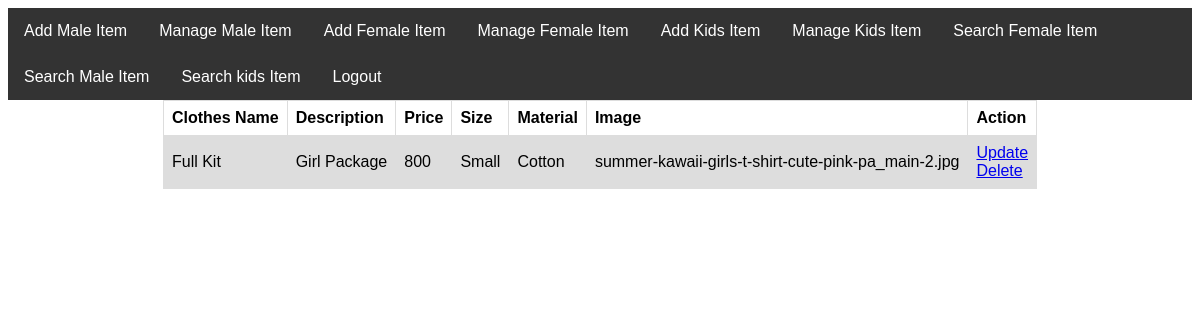
The app's page /new_Admin/Admin-Manage-Kids-cloths.php with its own data.
### tables this page shows
CREATE TABLE `kclothes` (
  `id` int(11) NOT NULL,
  `name` varchar(100) NOT NULL,
  `discription` varchar(255) NOT NULL,
  `price` varchar(100) NOT NULL,
  `size` varchar(100) NOT NULL,
  `metirial` varchar(100) NOT NULL,
  `file` text NOT NULL,
  `qty` int(11) NOT NULL
);

### new_Admin/Admin-Manage-Kids-cloths.php (the view, shortened to what this page needs)
<?php include("../connection.php");?>
<html>
<head>
<link rel="stylesheet" href="table.css" />
</head>
<body>
<?php include("Admin-navigation-bar.php");?>
<center>
    <table class="table">
        <tr>
          <th>Clothes Name</th>
          <th>Description</th>
          <th>Price</th>
          <th>Size</th>
          <th>Material</th>
          <th>Image</th>
          <th>Action</th>
        </tr>
        <?php
          $query = "select * from kclothes";
          $select_cloths = mysqli_query($conn, $query);
          while ($row = mysqli_fetch_assoc($select_cloths)) {
            $id = $row['id'];
            $Name = $row['name'];
            $Discription = $row['discription'];
            $price = $row['price'];
            $Size = $row['size'];
            $Metirial = $row['metirial'];
            $Image = $row['file'];
            echo "<tr>";
            echo "<td>$Name</td>";
            echo "<td>$Discription</td>";
            echo "<td>$price</td>";
            echo "<td>$Size</td>";
            echo "<td>$Metirial</td>";
            echo "<td>$Image</td>";
            echo "<td><a href='Admin-Kids-Update.php?edit={$id}'>Update</a><br>
                      <a href='Admin-Manage-Kids-cloths.php?delete={$id}'>Delete</a></td>";
            echo "</tr>";
          }
        ?>
      </table>
      </center>
      </body>

### new_Admin/table.css (style rules this page uses)
table { font-family: arial, sans-serif; border-collapse: collapse; }
td, th { border: 1px solid #dddddd; text-align: left; padding: 8px; }
tr:nth-child(even) { background-color: #dddddd; }

### records on screen
kclothes: name "Full Kit", discription "Girl Package", price "800", size "Small", metirial "Cotton", file "summer-kawaii-girls-t-shirt-cute-pink-pa_main-2.jpg"
